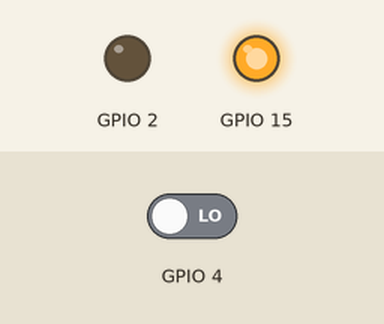
Recording of a sketch running on a simulated ESP32. Parts: output pins drawn as LEDs (lit = HIGH). Inputs (shaded band) come from the test bench; at power-on: GPIO 4 LOW. What the sketch prints to the serial monitor is not drawn.

Above: at 1.3 s.
1.4 s: GPIO 4 driven HIGH
At 2.7 s:
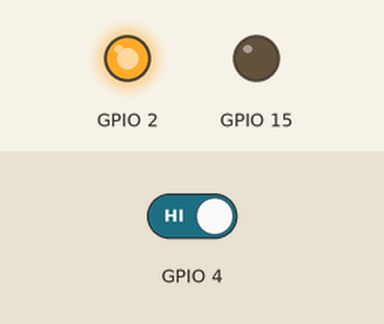
3.0 s: GPIO 4 driven LOW
At 5.4 s:
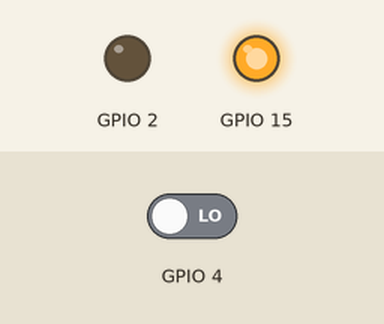
Timing chart, 0 to 6.9 s (numbered marks = the images above; inputs shaded):
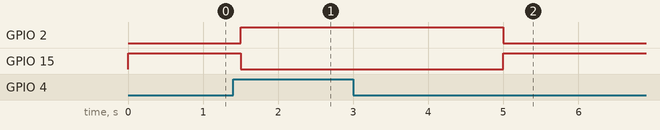

Measured:
- after the input at 1.4 s, GPIO 2: LOW → HIGH after 0.10 s; GPIO 15: HIGH → LOW after 0.10 s
- after the input at 3.0 s, GPIO 2: HIGH → LOW after 2.0 s; GPIO 15: LOW → HIGH after 2.0 s

The sketch:

Lab3_pirdetect.ino
```cpp
/*
 * Generated using BlocklyDuino:
 *
 * https://github.com/MediaTek-Labs/BlocklyDuino-for-LinkIt
 *
 * Date: Thu, 25 Jan 2024 13:10:58 GMT
 */
/*  部份程式由吉哥積木產生  */
/*  https://sites.google.com/jes.mlc.edu.tw/ljj/linkit7697  */


void setup()
{

  pinMode(4, INPUT);
  Serial.begin(9600);

  pinMode(2, OUTPUT);
  pinMode(15, OUTPUT);
}


void loop()
{
  Serial.print(digitalRead(4));
  if (digitalRead(4) == true) {
    digitalWrite(2, HIGH);
    digitalWrite(15, LOW);
    delay(3000);

  } else {
    digitalWrite(2, LOW);
    digitalWrite(15, HIGH);

  }
  delay(500);
}
```
